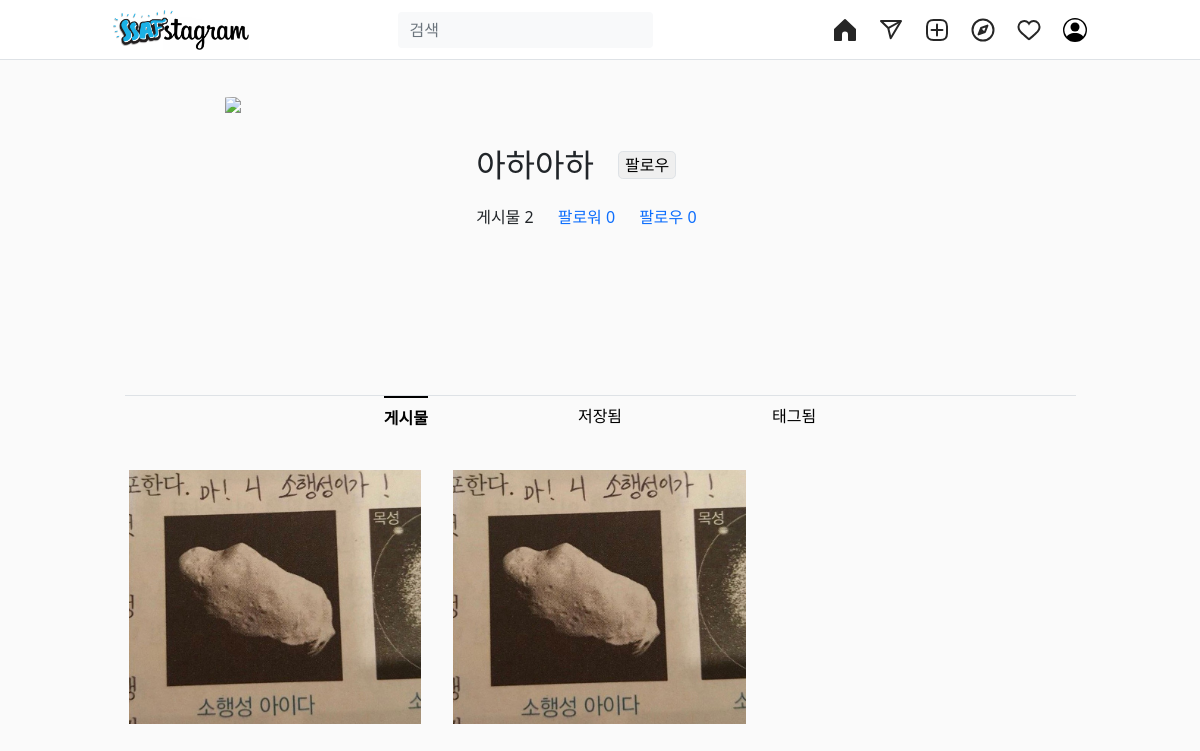
/accounts/profile/아하아하/, run on the app's committed database.
### accounts/models.py (models this page shows)
class User(AbstractUser):
    followers = models.ManyToManyField(
        settings.AUTH_USER_MODEL,
        related_name='followees'
    )
    image_url = models.ImageField(null=True, blank=True)

### feeds/models.py (models this page shows)
class Feed(models.Model):
    content = models.TextField()
    created_at = models.DateTimeField(auto_now_add=True)
    updated_at = models.DateTimeField(auto_now=True)
    image_url = models.ImageField()
    user = models.ForeignKey(
        settings.AUTH_USER_MODEL,
        on_delete=models.CASCADE,
        related_name='user_feeds'
    )
    like_users = models.ManyToManyField(
        settings.AUTH_USER_MODEL,
        blank=True,
        related_name='like_feeds'
    )
    bookmark_user = models.ManyToManyField(
        settings.AUTH_USER_MODEL,
        blank=True,
        related_name='bk_feed'
    )
    hashtag = models.ManyToManyField(
        Hashtag,
        blank=True,
        related_name='hashtag_feeds'
    )
    tag_users = models.ManyToManyField(
        settings.AUTH_USER_MODEL,
        blank=True,
        related_name='tag_feeds'
    )

### accounts/views.py (the view)
# urls.py: path('profile/<str:username>/',views.profile,name='profile'),
def profile(request, username):
    user = User.objects.get(username=username)
    feeds = user.user_feeds.all().order_by('-id')
    bk_feeds = user.bk_feed.all()
    tag_feeds = user.tag_feeds.all()
    context = {
        'user':user,
        'feeds': feeds,
        'bk_feeds': bk_feeds,
        'tag_feeds': tag_feeds,
    }
    return render(request,'accounts/new_profile.html',context)

### accounts/templates/accounts/new_profile.html (shortened to what this page needs)
{% extends 'base.html' %}
{% block content %}
<div class='row my-5 profile-area d-flex justify-content-between' style="min-width: 776px;">
  <div class='col-5 profile-image mb-5'>
    <div class='rectangle mx-auto rounded-circle d-flex justify-content-center'>
      {% if user.image_url %}
        <img class='get-center' src="{{ user.image_url.url }}" alt="">
      {% else %}
        <img class='get-center' src="https://profileimg.plaync.com/account_profile_images/8A3BFAF2-D15F-E011-9A06-E61F135E992F?imageSize=large">
      {% endif %}
    </div>
  </div>
  <div class='col-7 my-info profile-body d-flex flex-column justify-content-center'>
    <div class='d-flex align-content-center'>
      <p class='fs-2 m-0'>{{ user.username }}</p>
      <div class='d-flex align-content-center'>
        {% if user == request.user %}
          <form action="{% url 'accounts:update' user.username %}" class='my-auto'>
            <button class='fs-6 mx-4 rounded-3 border' style='background-color: #F7F7F7'>프로필 편집</button>
          </form>
        {% elif request.user in user.followers.all %}
        <form class='my-auto' id='follow-form' data-username="{{ user.username }}">
          <button id='follow-btn' class='fs-6 mx-4 rounded-3 border'>팔로우 취소</button>
        </form>
        {% else %}
        <form class='my-auto' id='follow-form' data-username="{{ user.username }}">
          <button id='follow-btn' class='fs-6 mx-4 rounded-3 border'>팔로우</button>
        </form>
        {% endif %}
      </div>
    </div>
    <div class='d-flex my-3'>
      <p>게시물 {{ feeds|length }}</p>
      <a href="" data-bs-toggle="modal" data-bs-target="#FollowerModal" class='text-decoration-none'><p id='follower-num'class='mx-4'>팔로워 {{user.followers.all|length}}</p></a>
      <a href="" data-bs-toggle="modal" data-bs-target="#FolloweeModal" class='text-decoration-none'><p id='followee-num'>팔로우 {{user.followees.all|length}}</p></a>
    </div>
  </div>
</div>
<div class='d-flex justify-content-center border-top' style="margin-top: 90px;">
  <a href='#' id='feed-btn' class='pt-2 text-decoration-none text-black active' >게시물</a>
  <a href='#' id='bk-btn' class='pt-2 text-decoration-none text-black' style='margin: 0px 150px;'>저장됨</a>
  <a href='#' id='tag-btn' class='pt-2 text-decoration-none text-black'>태그됨</a>
</div>
<div id='feed-body'class='row my-4'>
  {% for feed in feeds %}
  <div class='col-4 p-3 d-flex justify-content-center align-items-center'>
      <a href='#' style='color:gray; text-decoration:none;' data-bs-toggle="modal" data-bs-target="#exampleModal{{feed.pk}}">
        <div class='h-100'>
          <img id="feed-image-{{ feed.pk }}" class='feed-image' src="{{feed.image_url.url}}">
        </div>
      </a>
  </div>
  {% endfor %}
</div>
{% endblock content %}

### data on the page
User: username "아하아하", followers.all|length "0", followees.all|length "0"
Feed: image_url (picture)
Feed: image_url (picture)

### other printed values
{{ feeds|length }} "2"
